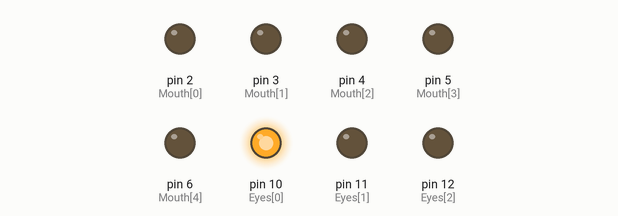
This sketch was run on a simulated Arduino Uno, built with avr-gcc and run on an emulated ATmega328P. On the bench: output pins drawn as LEDs (lit = HIGH).

Above: at 0.2 s.
At 0.7 s:
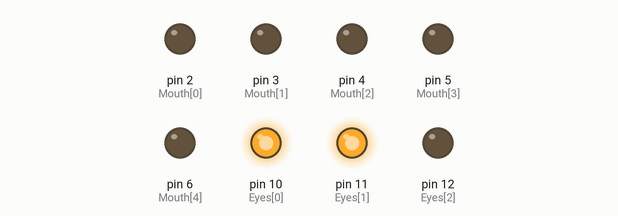
At 2.2 s:
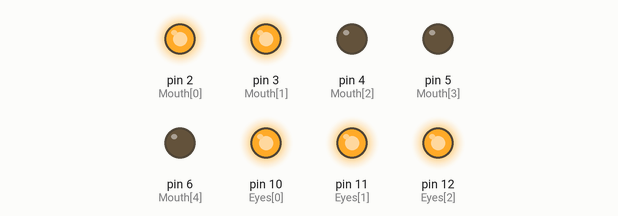
At 4.2 s:
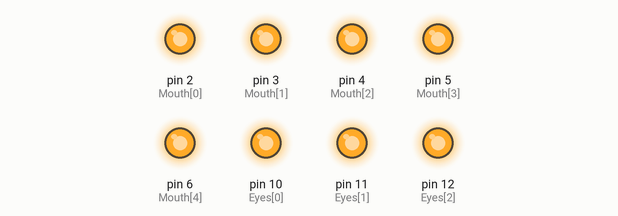
At 7.5 s:
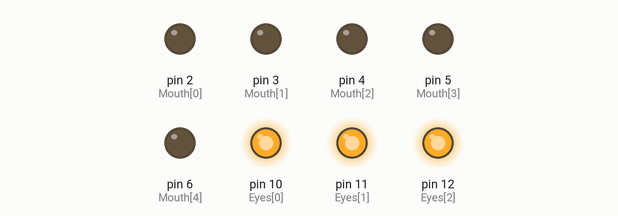
At 9.5 s:
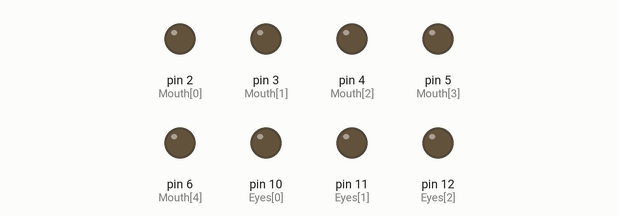
Timing chart, 0 to 13.0 s (numbered marks = the images above):
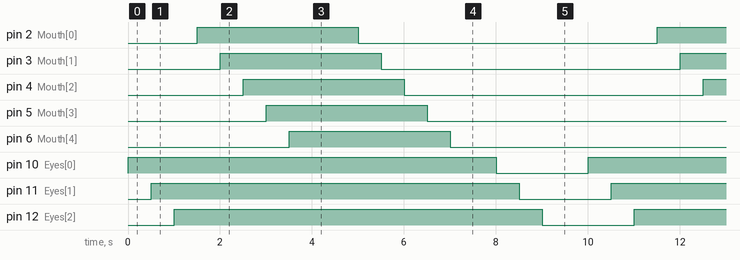

Measured:
- by itself, pin 2 (Mouth[0]), pin 3 (Mouth[1]), pin 4 (Mouth[2]), pin 5 (Mouth[3]), pin 6 (Mouth[4]): alternates HIGH for 3.5 s and LOW for 6.5 s
- by itself, pin 10 (Eyes[0]), pin 11 (Eyes[1]), pin 12 (Eyes[2]): alternates HIGH for 8.0 s and LOW for 2.0 s
- by itself, everything shown: repeats every 10.0 s, in 16 steps

The sketch:

LedTest.ino
```cpp
int Mouth[5] = {2,3,4,5,6}; //define the LEDs for the Mouth
int Eyes[3] = {10,11,12}; // define the LEDs for the Eyes

void setup() {
  pinMode(A0, INPUT);
  pinMode(10,OUTPUT);pinMode(11,OUTPUT);pinMode(12,OUTPUT);
  pinMode(2,OUTPUT);pinMode(3,OUTPUT);pinMode(4,OUTPUT);pinMode(5,OUTPUT);pinMode(6,OUTPUT);


}

void loop() {
for (int i = 0; i <= 2; i++) {
        digitalWrite(Eyes[i], HIGH);
        delay(500);
      }
for (int i = 0; i <= 5; i++) {
        digitalWrite(Mouth[i], HIGH);
        delay(500);
      }
delay(500);
for (int i = 0; i <= 5; i++) {
        digitalWrite(Mouth[i], LOW);
        delay(500);
      }
for (int i = 0; i <= 2; i++) {
        digitalWrite(Eyes[i], LOW);
        delay(500);
      }
delay(500);
}
```
